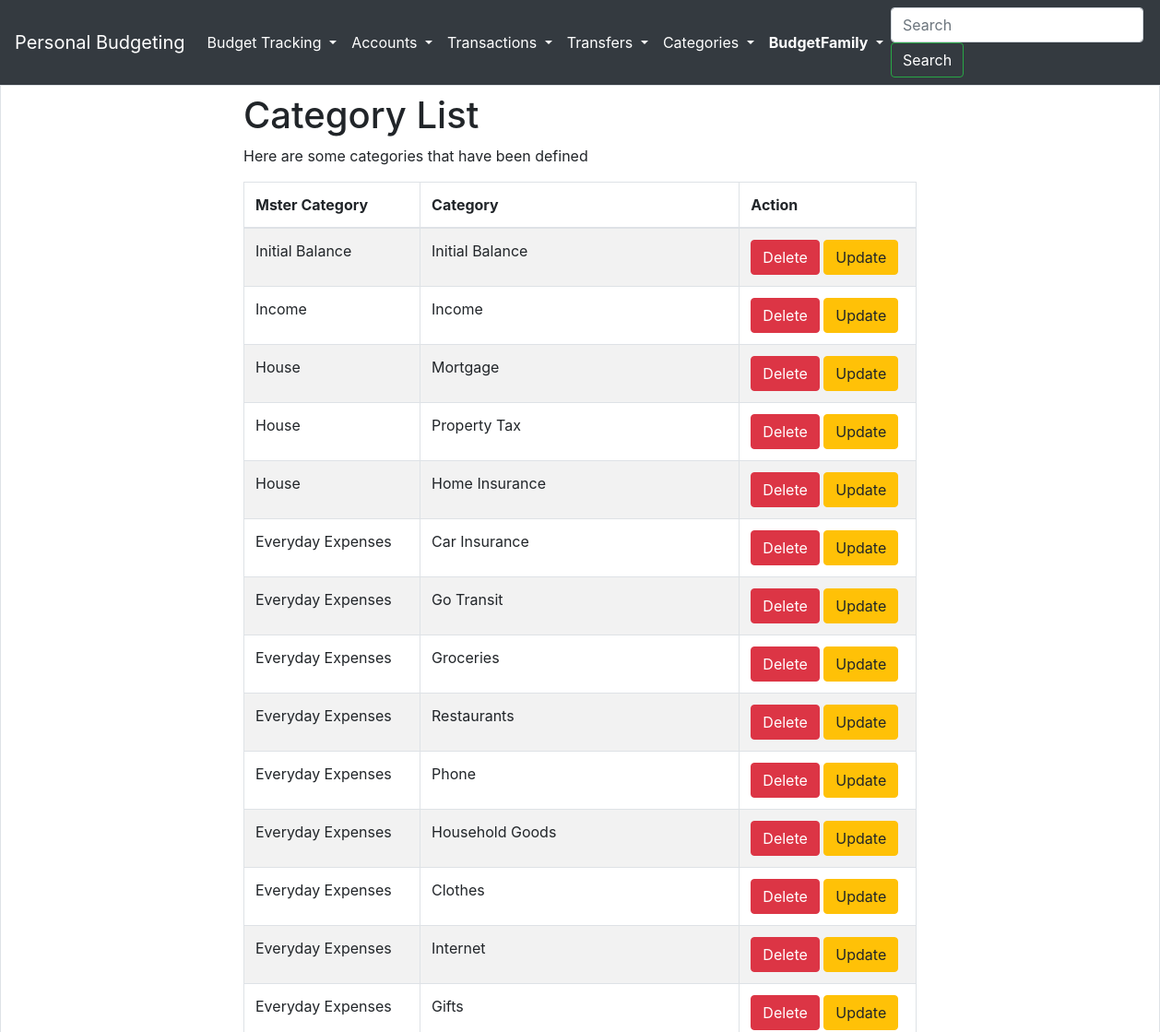
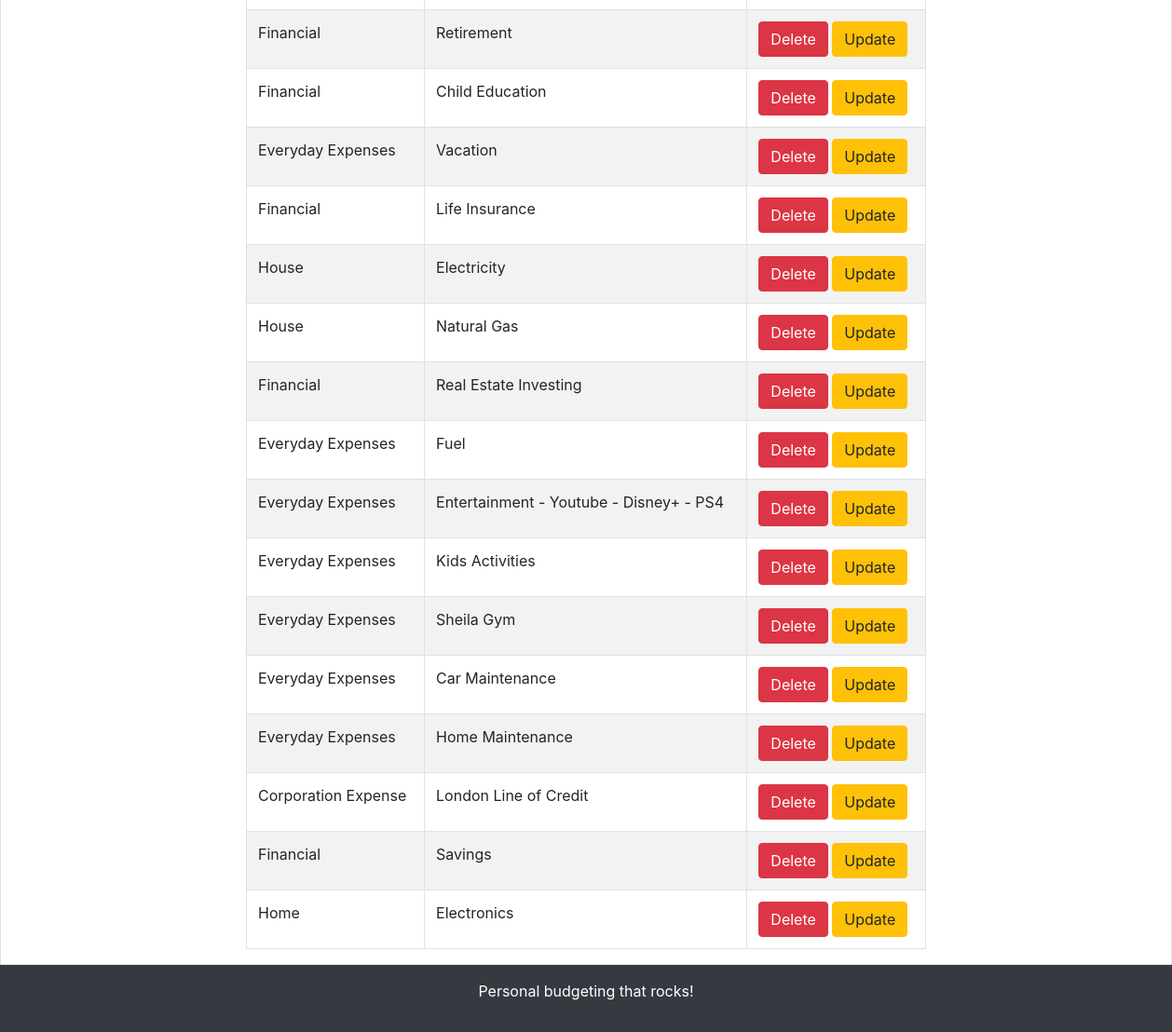
Page /categories/ (signed in) on the committed database (2 pictures, top to bottom).
### categories/models.py (models this page shows, shortened)
class Category(models.Model):
    user = models.ForeignKey(User,on_delete=models.CASCADE)
    master_category = models.CharField(max_length=200, default='none')
    category = models.CharField(max_length=200)
    carry_over = models.BooleanField (default=False)
    savings_or_investment = models.BooleanField (default=False)

### categories/views.py (the view)
# urls.py: path('', views.index, name='accounts-index'),
@login_required
def index(request):
    template = loader.get_template('categories/index.html')
    show_categories = Category.objects.filter(user=request.user)
    show_transactions = Transaction.objects.all()
    total = Transaction.objects.filter(user=request.user).aggregate(sum=Sum('amount'))['sum'] or 0.00
    total = "{:.2f}".format(total)
    context = {
        'show_categories': show_categories,
        'show_transactions':show_transactions,
        'total': total,
    }
    return HttpResponse(template.render(context, request))

### templates/categories/index.html
{% extends 'base.html' %}
{% block content %}
<div class="container">
      <div class="row justify-content-center">
        <div class="col-8">
          <h1 class="mt-2">Category List</h1>
<p> Here are some categories that have been defined</p>
<table class="table table-striped table-bordered">
<thead>
<tr>
<th scope="col">Mster Category</th>
<th scope="col">Category</th>
<th scope="col">Action</th>
</thead>
<tbody>
{% if show_categories %}
    {% for category in show_categories %}
        <tr>
        <td>{{ category.master_category }}</td>
        <td>{{ category.category}}</td>
        <td> <a class = "btn btn-danger" href="{%url "categories-delete" category.id%}">Delete</a> <a class = "btn btn-warning" href="{%url "categories-update" category.id%}">Update</a></td>
    {% endfor %}
{% else %}
    Nothing available
{% endif %}
</tbody>
</table>
</div>
</div>
</div>
{% endblock %}

### templates/base.html (shortened to what this page needs)
<!doctype html>
<html lang="en">
  <head>
{% load bootstrap4 %}
{% bootstrap_css %}
<link rel="stylesheet" href="https://cdnjs.cloudflare.com/ajax/libs/open-iconic/1.1.1/font/css/open-iconic-bootstrap.min.css" />
</head>
  <body>
  <nav class="navbar navbar-expand-lg navbar-light bg-dark">
  <a class="navbar-brand text-white" href="#">Personal Budgeting</a>
  <div class="collapse navbar-collapse" id="navbarSupportedContent">
    <ul class="navbar-nav mr-auto">
        <li class="nav-item dropdown">
        <a class="nav-link dropdown-toggle text-white" href="/budgettracker" id="navbarDropdownMenuLink" data-toggle="dropdown" aria-haspopup="true" aria-expanded="false">
          Budget Tracking
        </a>
      </li>
          <li class="nav-item dropdown">
        <a class="nav-link dropdown-toggle text-white" href="#" id="navbarDropdownMenuLink" data-toggle="dropdown" aria-haspopup="true" aria-expanded="false">
          Accounts
        </a>
      </li>
        <li class="nav-item dropdown">
        <a class="nav-link dropdown-toggle text-white" href="#" id="navbarDropdownMenuLink" data-toggle="dropdown" aria-haspopup="true" aria-expanded="false">
          Transactions
        </a>
      </li>
        <li class="nav-item dropdown">
        <a class="nav-link dropdown-toggle text-white" href="#" id="navbarDropdownMenuLink" data-toggle="dropdown" aria-haspopup="true" aria-expanded="false">
          Transfers
        </a>
      </li>
        <li class="nav-item dropdown">
        <a class="nav-link dropdown-toggle text-white" href="#" id="navbarDropdownMenuLink" data-toggle="dropdown" aria-haspopup="true" aria-expanded="false">
          Categories
        </a>
      </li>
        <li class="nav-item dropdown">
        <a class="nav-link dropdown-toggle text-white" href="#" id="navbarDropdownMenuLink" data-toggle="dropdown" aria-haspopup="true" aria-expanded="false">
          <strong></span> {{request.user.username}}</strong>
        </a>
      </li>
    </ul>
    <form class="form-inline my-2 my-lg-0">
      <input class="form-control mr-sm-2" type="search" placeholder="Search" aria-label="Search">
      <button class="btn btn-outline-success my-2 my-sm-0 text-white" type="submit">Search</button>
    </form>
  </div>
</nav>
  <div class="container-fluid border">
          {% block content %}
          {% endblock %}
  </div>
  <div class="container-fluid bg-dark p-3">
    <p class="text-center text-white">Personal budgeting that rocks!</div>
  </body>
</html>

### rows in the picture
Category: master_category "Initial Balance", category "Initial Balance"
Category: master_category "Income", category "Income"
Category: master_category "House", category "Mortgage"
Category: master_category "House", category "Property Tax"
Category: master_category "House", category "Home Insurance"
Category: master_category "Everyday Expenses", category "Car Insurance"
Category: master_category "Everyday Expenses", category "Go Transit"
Category: master_category "Everyday Expenses", category "Groceries"
Category: master_category "Everyday Expenses", category "Restaurants"
Category: master_category "Everyday Expenses", category "Phone"
Category: master_category "Everyday Expenses", category "Household Goods"
Category: master_category "Everyday Expenses", category "Clothes"
Category: master_category "Everyday Expenses", category "Internet"
Category: master_category "Everyday Expenses", category "Gifts"
Category: master_category "Financial", category "Retirement"
Category: master_category "Financial", category "Child Education"
Category: master_category "Everyday Expenses", category "Vacation"
Category: master_category "Financial", category "Life Insurance"
Category: master_category "House", category "Electricity"
Category: master_category "House", category "Natural Gas"
Category: master_category "Financial", category "Real Estate Investing"
Category: master_category "Everyday Expenses", category "Fuel"
Category: master_category "Everyday Expenses", category "Entertainment - Youtube - Disney+ - PS4"
Category: master_category "Everyday Expenses", category "Kids Activities"
Category: master_category "Everyday Expenses", category "Sheila Gym"
Category: master_category "Everyday Expenses", category "Car Maintenance"
Category: master_category "Everyday Expenses", category "Home Maintenance"
Category: master_category "Corporation Expense", category "London Line of Credit"
Category: master_category "Financial", category "Savings"
Category: master_category "Home", category "Electronics"

### other values in the picture
{{ request.user.username }} "BudgetFamily"
